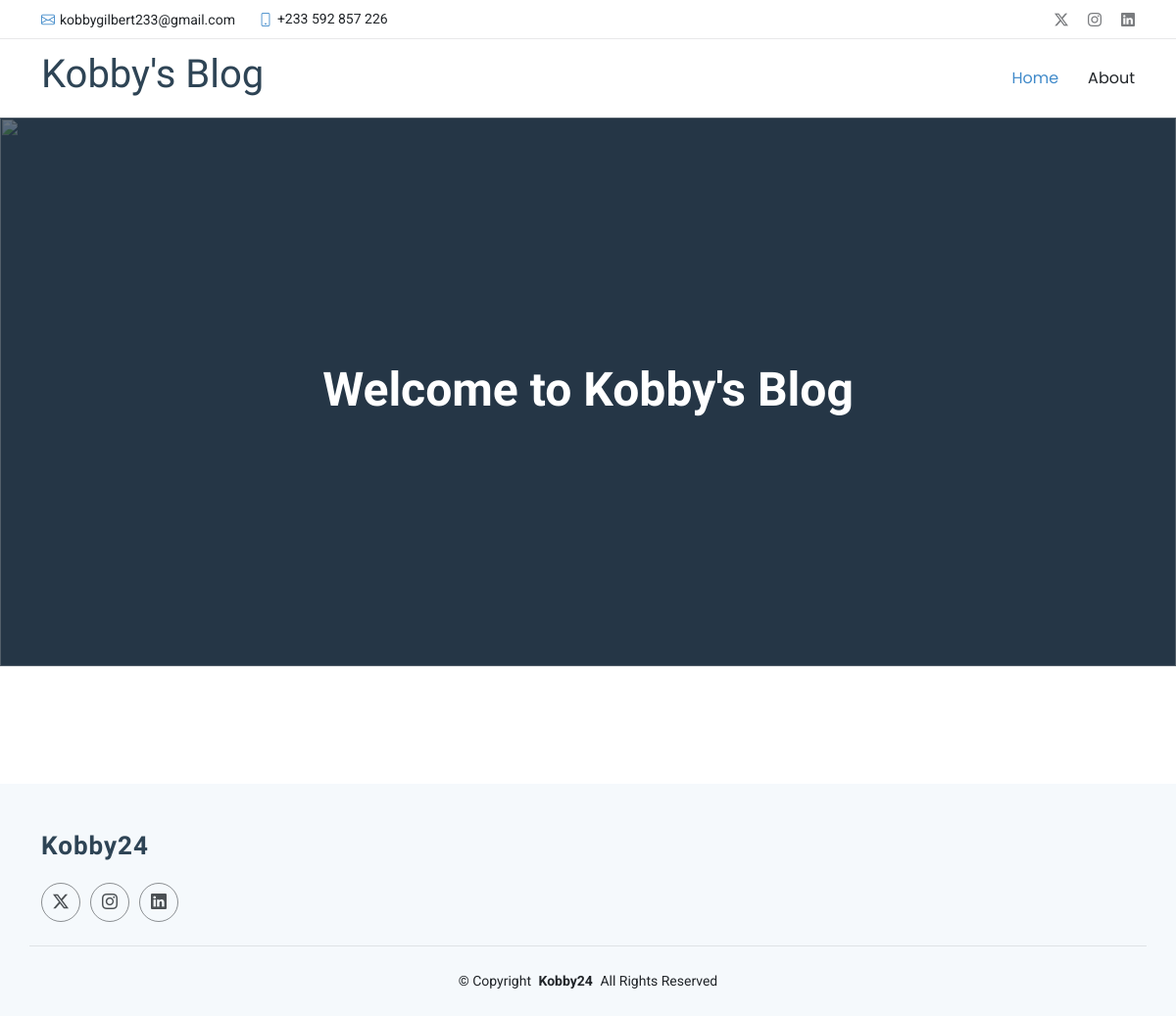
/, run on an earlier commit of the app's database.
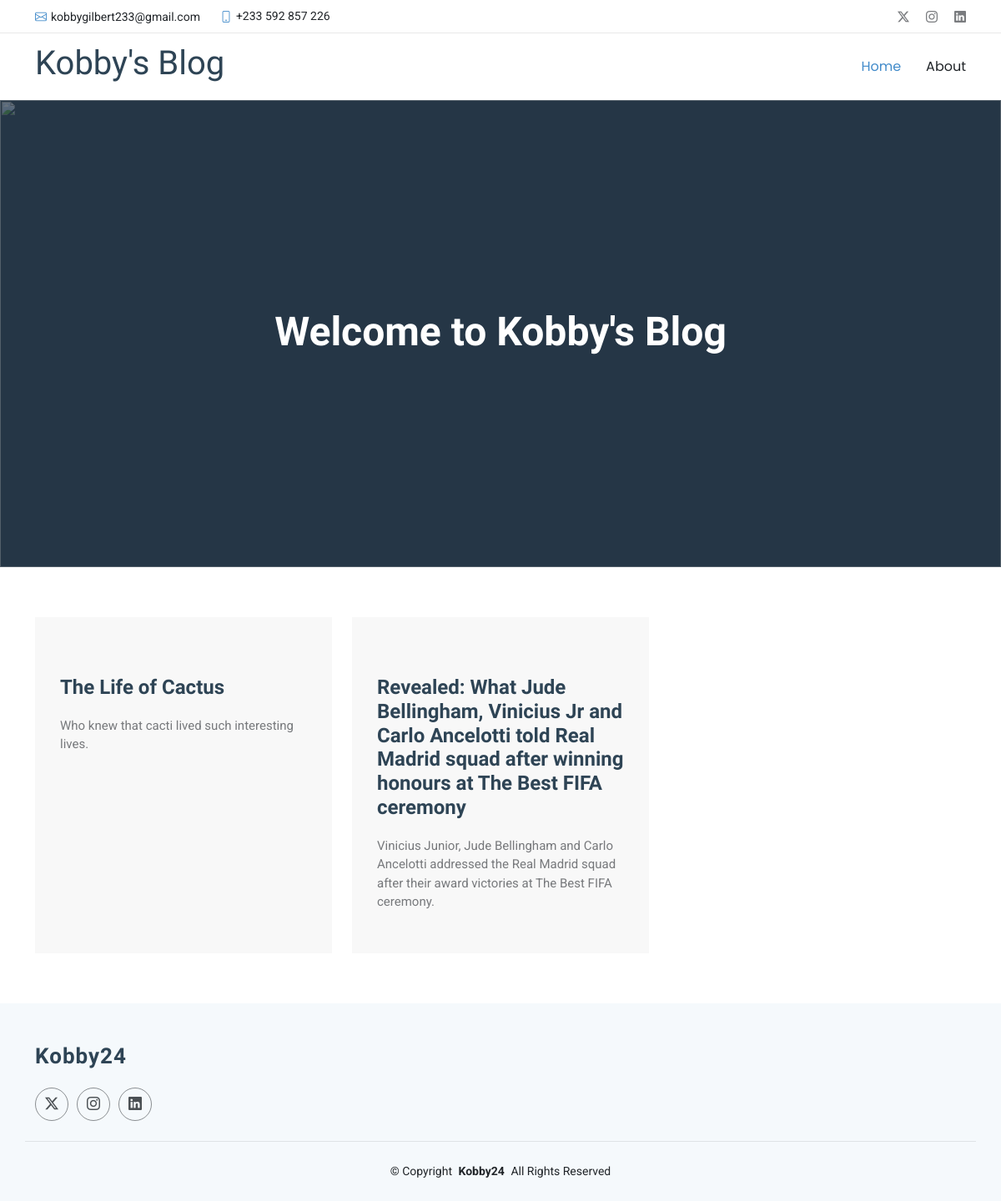
And on a later commit of the database.
### blog/models.py (models this page shows)
class BlogPost(models.Model):
    blog_id = models.AutoField(primary_key=True,)
    blog_title = models.CharField(null=False,blank=False,max_length=250)
    blog_subtitle = models.CharField(null=True,blank=True,max_length=450)
    blog_body = models.CharField(null=False,blank=False,max_length=750)
    blog_media = models.CharField(null=False,blank=False,max_length=100)
    class Meta:
        managed = True
        db_table = 'blog_post'

### blog/views.py (the view)
# urls.py: path('', views.home, name='home'),
def home(request):
    post = get_all_post()
    for p in post:
        print(p.blog_title)
    return render(request, 'index.html', {"data": post})

### blog/utils.py (called while the page is built)
def get_post(post_id):
    post = BlogPost.objects.get(blog_id=post_id)
    return post

def get_all_post():
    posts = BlogPost.objects.all()
    blog_posts = []
    for post in posts:
        blog_posts.append(get_post(post.blog_id))
    return blog_posts

### blog/templates/index.html (shortened to what this page needs)
{% extends 'header.html' %}
{% block content %}
<body class="index-page">
  <main class="main">
    <section id="hero" class="hero section dark-background">
      <div id="hero-carousel" class="carousel slide carousel-fade" data-bs-ride="carousel" data-bs-interval="5000">
        <div class="carousel-item active">
          <img src="../static/assets1/img/front2.jpg" alt="">
          <div class="carousel-container">
            <h2>Welcome to Kobby's Blog<br></h2>
          </div>
        </div>
      </div>
    </section>
    <section id="why-us" class="why-us section">
      <div class="container">
        <div class="row gy-4">
        {% for i in data%}
          <div class="{% if check %} col-12 {% else %} col-lg-4 {% endif %}" data-aos="fade-up" data-aos-delay="100">
            <div class="card-item">
              <h4><a href="{% url 'article' p_id=i.blog_id %}" class="stretched-link"></a>{{ i.blog_title }}</h4>
              <p>{{ i.blog_subtitle }}</p>
            </div></div>
          {% endfor %}
      </div>
     </div>
    </section>
  </main>
{% endblock %}

### blog/templates/header.html (shortened to what this page needs)
<!DOCTYPE html>
<html lang="en">
<head>
  <link href="../static/assets1/vendor/bootstrap/css/bootstrap.min.css" rel="stylesheet">
  <link href="../static/assets1/vendor/bootstrap-icons/bootstrap-icons.css" rel="stylesheet">
  <link href="../static/assets1/vendor/aos/aos.css" rel="stylesheet">
  <link href="../static/assets1/vendor/glightbox/css/glightbox.min.css" rel="stylesheet">
  <link href="../static/assets1/vendor/swiper/swiper-bundle.min.css" rel="stylesheet">
  <link href="../static/assets1/css/main.css" rel="stylesheet">
</head>
<body>
<header id="header" class="header sticky-top">
    <div class="topbar d-flex align-items-center">
      <div class="container d-flex justify-content-center justify-content-md-between">
        <div class="contact-info d-flex align-items-center">
          <i class="bi bi-envelope d-flex align-items-center"><a href="mailto:contact@example.com">kobbygilbert233@gmail.com</a></i>
          <i class="bi bi-phone d-flex align-items-center ms-4"><span>+233 592 857 226</span></i>
        </div>
        <div class="social-links d-none d-md-flex align-items-center">
          <a href="x.com/KobbyGilbert1" class="twitter"><i class="bi bi-twitter-x"></i></a>
          <a href="https://www.instagram.com/kobbygil24/" class="instagram"><i class="bi bi-instagram"></i></a>
          <a href="https://www.linkedin.com/in/gilbert-effah-a2081a300/" class="linkedin"><i class="bi bi-linkedin"></i></a>
        </div>
      </div>
    </div>
    <div class="branding d-flex align-items-center">
      <div class="container position-relative d-flex align-items-center justify-content-between">
          <h1 class="sitename">Kobby's Blog</h1>
        <nav id="navmenu" class="navmenu">
          <ul>
            <li><a href="{% url 'home' %}" class="{% if request.path == '/' %} active {% endif %}">Home</a></li>
            <li><a href="{% url 'about' %}"  class="{% if request.path == '/about/' %} active {% endif %}">About</a></li>
          </ul>
        </nav>
      </div>
    </div>
  </header>
{% block content %}
{%  endblock %}
<footer id="footer" class="footer light-background">
    <div class="container footer-top">
      <div class="row gy-4">
        <div class="col-lg-4 col-md-6 footer-about">
          <a href="github.com/Kobby24" class="logo d-flex align-items-center">
            <span class="sitename">Kobby24</span>
          </a>
          <div class="social-links d-flex mt-4">
            <a href="x.com/KobbyGilbert1"><i class="bi bi-twitter-x"></i></a>
            <a href="https://www.instagram.com/kobbygil24/"><i class="bi bi-instagram"></i></a>
            <a href="https://www.linkedin.com/in/gilbert-effah-a2081a300/"><i class="bi bi-linkedin"></i></a>
          </div>
        </div>
      </div>
    </div>
    <div class="container copyright text-center mt-4">
      <p>© <span>Copyright</span> <strong class="px-1 sitename">Kobby24</strong> <span>All Rights Reserved</span></p>
    </div>
  </footer>
</body>
</html>

What changed in the data, as far as the page shows it:
added BlogPost: blog_title "The Life of Cactus", blog_subtitle "Who knew that cacti lived such interesting lives."
added BlogPost: blog_title "Revealed: What Jude Bellingham, Vinicius Jr and Carlo Ancelotti told Real Madrid squad after winning honours at The Best FIFA ceremony", blog_subtitle "Vinicius Junior, Jude Bellingham and Carlo Ancelotti addressed the Real Madrid squad after their award victories at The Best FIFA ceremony."
